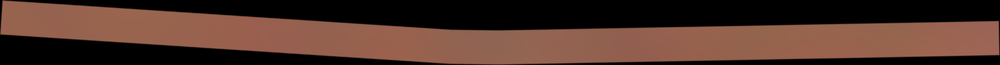
#> input picture data/users/aniket/pipeline/LHS_KMLs/LHS_images/LHS_L1/Chainage_0.400_to_0.500_LHS_L1.png, 1000 x 65 px, shrunk from 2212 x 144 before the run
$ python 1.py ../data/users/aniket/pipeline/LHS_KMLs/LHS_images/LHS_L1 out
#> lines starting #> are read from the running program, lines starting #| are printed output that depends on the picture
# ===========================================================
#
# Rotate rectangles for all images in a folder
#
# (Even if no rectangle detected, original image will be saved)
#
# ============================================================

# --- Install dependencies ---
# !pip install opencv-python-headless numpy -q

# --- Import libraries ---
import cv2
import numpy as np
import os
import sys
from pathlib import Path
# from google.colab import drive # Moved to a separate cell

# --- Rotation function ---
def rotate_rectangle_to_horizontal(input_image_path, output_image_path, no_rectangle_output_path):
#> called with output_image_path = 'out/Chainage_0.400_to_0.500_LHS_L1.png'
    img = cv2.imread(input_image_path)
#> img is the input picture: shape (65, 1000, 3); mean B, G, R 41.5, 51.6, 78.9
    if img is None:
        print(f"ERROR: Could not read image -> {input_image_path}")
        return False

    gray = cv2.cvtColor(img, cv2.COLOR_BGR2GRAY)
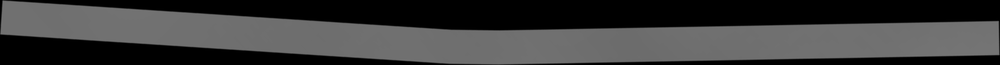
#> gray: shape (65, 1000); min 0, max 121, mean 58.6
    hsv = cv2.cvtColor(img, cv2.COLOR_BGR2HSV)
#> hsv: shape (65, 1000, 3); mean H, S, V 4.7, 69.2, 78.9

    # Green detection (adjust if needed)
    lower_green = np.array([40, 40, 40])
    upper_green = np.array([80, 255, 255])
    mask = cv2.inRange(hsv, lower_green, upper_green)
#> mask: shape (65, 1000); every value is 0

    # Fallback detection (if no green found)
    if np.sum(mask) == 0:
        _, mask = cv2.threshold(gray, 240, 255, cv2.THRESH_BINARY_INV)
#> mask: shape (65, 1000); every value is 255

    # Morph cleaning
    kernel = np.ones((5, 5), np.uint8)
    mask = cv2.morphologyEx(mask, cv2.MORPH_CLOSE, kernel)
    mask = cv2.morphologyEx(mask, cv2.MORPH_OPEN, kernel)

    # Find contours
    contours, _ = cv2.findContours(mask, cv2.RETR_EXTERNAL, cv2.CHAIN_APPROX_SIMPLE)
#> contours = [[[0, 0], [0, 64], [999, 64], [999, 0]]]

    # --- Added Canny Edge Detection Fallback in the flow ---
    if not contours:
        edges = cv2.Canny(gray, 50, 150)
        contours, _ = cv2.findContours(edges, cv2.RETR_EXTERNAL, cv2.CHAIN_APPROX_SIMPLE)

    # No rectangle detected -> save image as-is in a separate folder
    if not contours:
        Path(os.path.dirname(no_rectangle_output_path)).mkdir(parents=True, exist_ok=True)
        Path(os.path.dirname(output_image_path)).mkdir(parents=True, exist_ok=True)
        cv2.imwrite(output_image_path, img)
        cv2.imwrite(no_rectangle_output_path, img)
        print(f"WARN: No rectangle detected -> saving original image to {no_rectangle_output_path}")
        return True

    # Use largest detected contour
    largest_contour = max(contours, key=cv2.contourArea)
#> largest_contour = [[0, 0], [0, 64], [999, 64], [999, 0]]
    rect = cv2.minAreaRect(largest_contour)
#> rect = ((499.5, 32), (64, 999), -90)

    center, (width, height), angle = rect
#> center = (499.5, 32); width = 64; height = 999; angle = -90

    rotation_angle = angle + 90 if width < height else angle
#> rotation_angle = 0

    while rotation_angle > 45:
        rotation_angle -= 90
#> this loop made 0 passes
#> after the loop, rotation_angle = 0
    while rotation_angle < -45:
        rotation_angle += 90
#> after the loop, rotation_angle = 0

    h, w = img.shape[:2]
#> h = 65; w = 1000
    M = cv2.getRotationMatrix2D((w / 2, h / 2), rotation_angle, 1.0)
#> M = [[1, 0, 0], [0, 1, 0]]

    cos, sin = abs(M[0, 0]), abs(M[0, 1])
#> cos = 1; sin = 0
    new_w = int(h * sin + w * cos)
#> new_w = 1000
    new_h = int(h * cos + w * sin)
#> new_h = 65

    M[0, 2] += (new_w - w) / 2
    M[1, 2] += (new_h - h) / 2

    rotated = cv2.warpAffine(img, M, (new_w, new_h), borderValue=(255, 255, 255))
    cv2.imwrite(output_image_path, rotated)

    print(f"Saved: {output_image_path}")
    return True

# --- Function to process entire folder ---
def process_folder(input_folder, output_folder):
    Path(output_folder).mkdir(parents=True, exist_ok=True)

    no_rectangle_subfolder = os.path.join(output_folder, "no_rectangle_detected")
    Path(no_rectangle_subfolder).mkdir(parents=True, exist_ok=True)

    file_count = 0
    for filename in os.listdir(input_folder):
        if filename.lower().endswith(('.png', '.jpg', '.jpeg', '.bmp')):
            file_count += 1
            input_path = os.path.join(input_folder, filename)
            output_path = os.path.join(output_folder, f"{filename}")
            no_rectangle_output_path = os.path.join(no_rectangle_subfolder, filename) # Save original filename without 'rotated_' prefix

            print(f"\nProcessing: {filename}")
            rotate_rectangle_to_horizontal(input_path, output_path, no_rectangle_output_path)
#> pass 2 of the loop in process_folder, `for filename in os.listdir(input_folder):`:
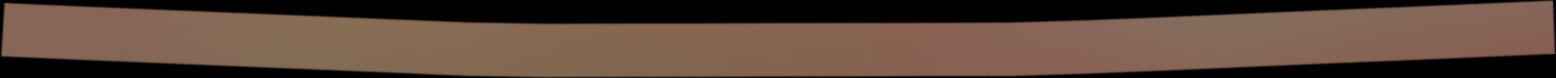
#> input picture data/users/aniket/pipeline/LHS_KMLs/LHS_images/LHS_L1/Chainage_0.900_to_1.000_LHS_L1.png, 1556 x 78 px
#> in rotate_rectangle_to_horizontal, img is the input picture: shape (78, 1556, 3); mean B, G, R 57.8, 69.7, 91.4
#> in rotate_rectangle_to_horizontal (call 2), `gray = cv2.cvtColor(img, cv2.COLOR_BGR2GRAY)`:
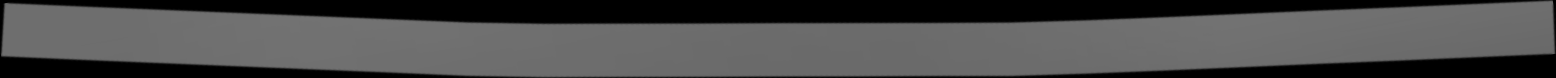
#> gray: shape (78, 1556); min 0, max 115, mean 74.8
#> hsv: shape (78, 1556, 3); mean H, S, V 7.9, 69.8, 91.4
#> contours = [[[0, 0], [0, 77], [1555, 77], [1555, 0]]]
#> largest_contour = [[0, 0], [0, 77], [1555, 77], [1555, 0]]
#> rect = ((777.5, 38.5), (77, 1555), -90)
#> center = (777.5, 38.5); width = 77; height = 1555
#> after the loop in rotate_rectangle_to_horizontal (call 2), `while rotation_angle > 45:`: rotation_angle = 0
#> new_w = 1556
#> new_h = 78

    if file_count == 0:
        print("WARN: No image files found in input folder.")
    else:
        print(f"\nCompleted! Processed {file_count} images.")

# --- Run batch rotation ---
# input_folder = "/content/drive/MyDrive/LHS__L2/IMAGES_All"   # Change this
# output_folder = "/content/drive/MyDrive/LHS__L2/IMAGES_All_2" # Change this
if __name__ == "__main__":
    BASE_DIR = os.path.dirname(os.path.abspath(__file__))
    input_folder = sys.argv[1] if len(sys.argv) > 1 else os.path.join(BASE_DIR, "RHS__L3", "IMAGES_ALL")
    output_folder = sys.argv[2] if len(sys.argv) > 2 else os.path.join(BASE_DIR, "RHS__L3", "IMAGES_ALL_2")
    process_folder(input_folder, output_folder)
